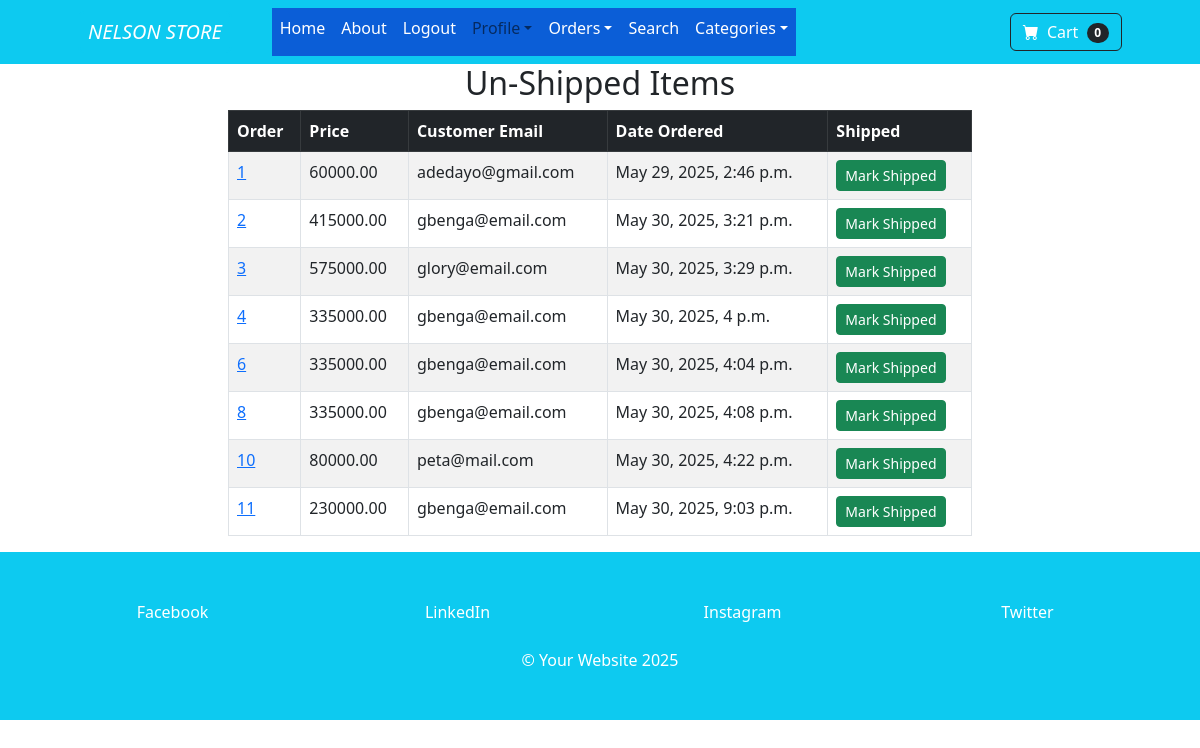
The page /payment/not_shipped_dash/ (signed in) on the database as committed earlier.
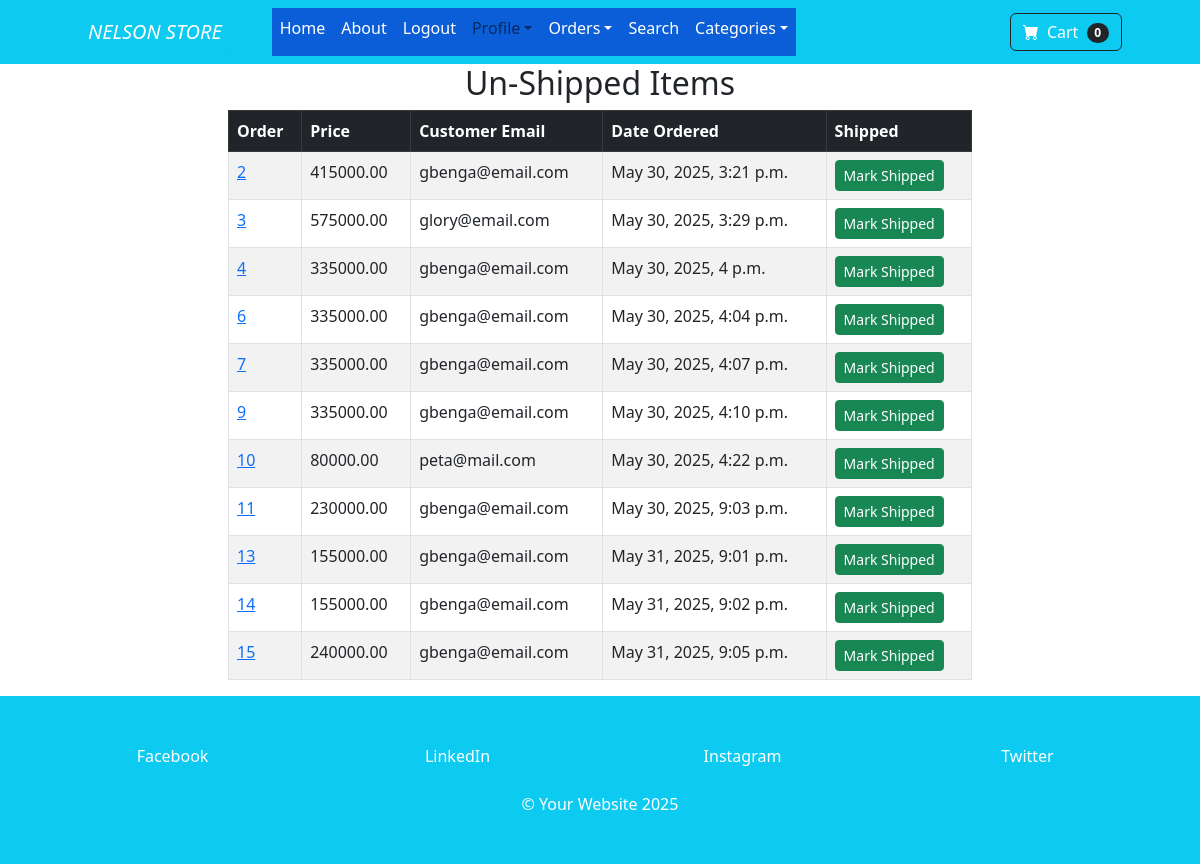
The same page on the database as committed later.
### payment/models.py (models this page shows, shortened)
class Order(models.Model):
    user = models.ForeignKey(User, on_delete=models.CASCADE, null=True, blank=True)
    full_name = models.CharField(max_length=250)
    email = models.EmailField(max_length=250)
    shipping_address = models.TextField(max_length=1500)
    amount_paid = models.DecimalField(max_digits=10, decimal_places=2)
    date_ordered = models.DateTimeField(auto_now_add=True)
    shipped = models.BooleanField(default=False)
    date_shipped = models.DateTimeField(blank=True, null=True)

### payment/views.py (the view, shortened to what this page needs)
# urls.py: path('not_shipped_dash/', views.not_shipped_dash, name='not_shipped_dash'),
def not_shipped_dash(request):
    if request.user.is_authenticated and request.user.is_superuser:
        orders = Order.objects.filter(shipped=False)
        context = {'orders':orders}
        return render(request, "payment/not_shipped_dash.html", context)
    else:
        messages.success(request, 'Access Denied!')
        return redirect('home')

### cart/cart.py (called while the page is built)
    def __len__(self):
         return len(self.cart)

### cart/context_processors.py (called while the page is built)
def cart(request):
    return {'cart': Cart(request)}

### payment/templates/payment/not_shipped_dash.html (shortened to what this page needs)
{% extends 'base.html' %}
{% load static %}
{% block content %}
        <div class="container ">
            <div class="row">
                <center>
                    <div class="col-8">
                        <h2>Un-Shipped Items</h2>
                        <table class="table table-striped table-hover table-bordered">
                        <thead class="table-dark">
                            <tr>
                              <th scope="col">Order</th>
                              <th scope="col">Price</th>
                              <th scope="col">Customer Email</th>
                              <th scope="col">Date Ordered</th>
                              <th scope="col">Shipped</th>
                            </tr>
                          </thead>
                          <tbody>
                            {% for item in orders %}
                            <tr>
                                <td><a href="{% url 'orders' item.id %}">{{item.id}}</a></td>
                                <td>{{item.amount_paid}}</td>
                                <td>{{item.email}}</td>
                                <td>{{item.date_ordered}}</td>
                                <td>
                                 <form method="POST">
                              <button type="submit" class="btn btn-success btn-sm">Mark Shipped</button>
                            </form>
                                </td>
                            </tr>
                            {% endfor %}
                          </tbody>
                        </table>
                    </div>
                </center>
            </div>
        </div>
{% endblock %}

Rows that differ between the two databases and show on the page:
no longer on this page (row edited): Order: id "1", amount_paid "60000.00", email "adedayo@gmail.com", date_ordered "May 29, 2025, 2:46 p.m."
no longer on this page (row edited): Order: id "8", amount_paid "335000.00", email "gbenga@email.com", date_ordered "May 30, 2025, 4:08 p.m."
now on this page (row edited): Order: id "7", amount_paid "335000.00", email "gbenga@email.com", date_ordered "May 30, 2025, 4:07 p.m."
now on this page (row edited): Order: id "9", amount_paid "335000.00", email "gbenga@email.com", date_ordered "May 30, 2025, 4:10 p.m."
added Order: id "13", amount_paid "155000.00", email "gbenga@email.com", date_ordered "May 31, 2025, 9:01 p.m."
added Order: id "14", amount_paid "155000.00", email "gbenga@email.com", date_ordered "May 31, 2025, 9:02 p.m."
added Order: id "15", amount_paid "240000.00", email "gbenga@email.com", date_ordered "May 31, 2025, 9:05 p.m."
